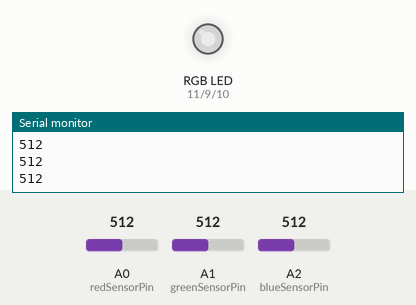
Simulated run of this sketch. Board: Arduino Uno, built with avr-gcc and run on an emulated ATmega328P. Parts: an RGB LED mixed from three pins (HIGH = lit), the last lines printed to the serial monitor. The test bench sets the inputs (shaded band); at power-on: A0 (redSensorPin) = 512, A1 (greenSensorPin) = 512, A2 (blueSensorPin) = 512. Dim RGB values are drawn brighter than linear.

Above: at 1.2 s.
1.3 s: A0 (redSensorPin) set to 716
At 1.8 s:
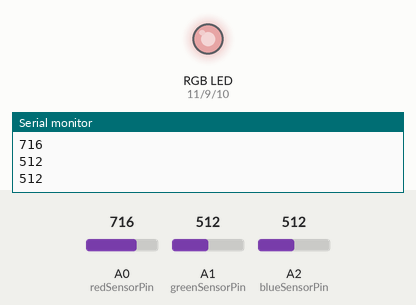
2.8 s: A1 (greenSensorPin) set to 900
At 4.0 s:
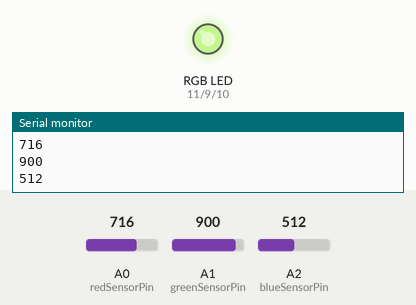
4.3 s: A2 (blueSensorPin) set to 122
At 5.1 s:
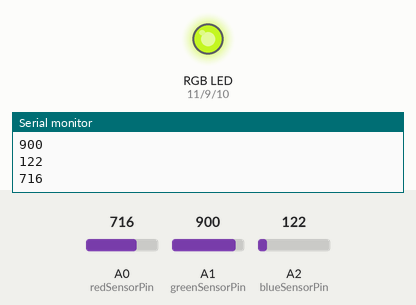
5.8 s: A2 (blueSensorPin) set to 0
At 6.1 s:
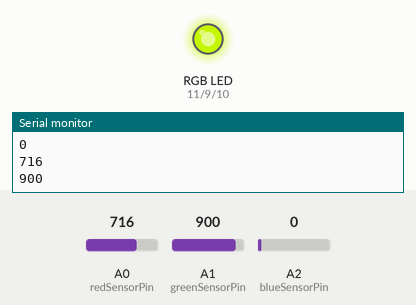
7.3 s: A0 (redSensorPin) set to 511
At 7.7 s:
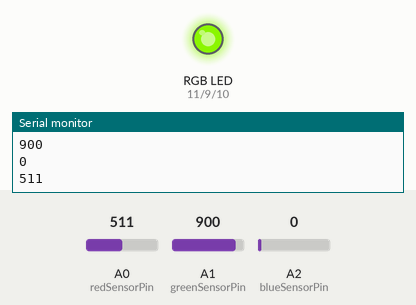
8.8 s: A1 (greenSensorPin) set to 306
At 10.1 s:
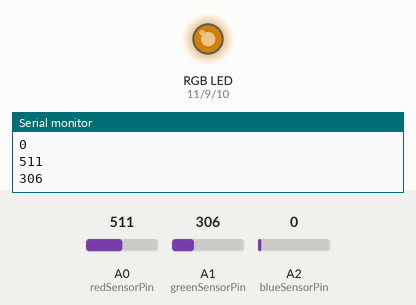
Timing chart, 0 to 11.3 s (numbered marks = the images above; inputs shaded):
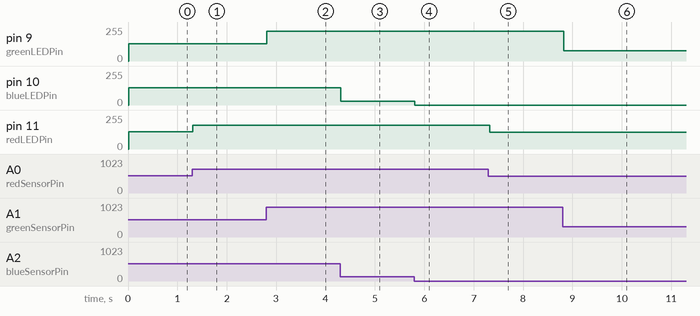

The sketch:

copy_of_copy_of_light_sensor1__1_.ino
```cpp
const int greenLEDPin = 9;/*TO DO*/
const int blueLEDPin = 10;/*TO DO*/
const int redLEDPin = 11;/*TO DO*/

const int redSensorPin =A0;
const int greenSensorPin =A1;
const int blueSensorPin =A2;

int redValue=0;
int greenValue=0;
int blueValue=0;

int redSensorValue=0;
int greenSensorValue=0;
int blueSensorValue=0;


void setup()
{
  Serial.begin(9600);

  pinMode(greenLEDPin,OUTPUT);/*TO DO*/
  pinMode(redLEDPin,OUTPUT);/*TO DO*/
  pinMode(blueLEDPin,OUTPUT);/*TO DO*/
}

void loop()
{
  redSensorValue = analogRead(redSensorPin);
  delay(5);
  greenSensorValue = analogRead(greenSensorPin);
  delay(5);
  blueSensorValue = analogRead(blueSensorPin);

  Serial.println(redSensorValue);
  Serial.println(greenSensorValue);
  Serial.println(blueSensorValue);

  redValue=redSensorValue/4;
  greenValue=greenSensorValue/4;
  blueValue=blueSensorValue/4;

  analogWrite(redLEDPin, redValue);
  analogWrite(greenLEDPin, greenValue);
  analogWrite(blueLEDPin, blueValue);
}
```

Measured:
- after the input at 1.3 s, pin 11 (redLEDPin): 128/255 → 179/255 at once
- after the input at 2.8 s, pin 9 (greenLEDPin): 128/255 → 225/255 at once
- after the input at 4.3 s, pin 10 (blueLEDPin): 128/255 → 30/255 at once
- after the input at 5.8 s, pin 10 (blueLEDPin): 30/255 → 0/255 at once
- after the input at 7.3 s, pin 11 (redLEDPin): 179/255 → 127/255 at once
- after the input at 8.8 s, pin 9 (greenLEDPin): 225/255 → 76/255 at once
